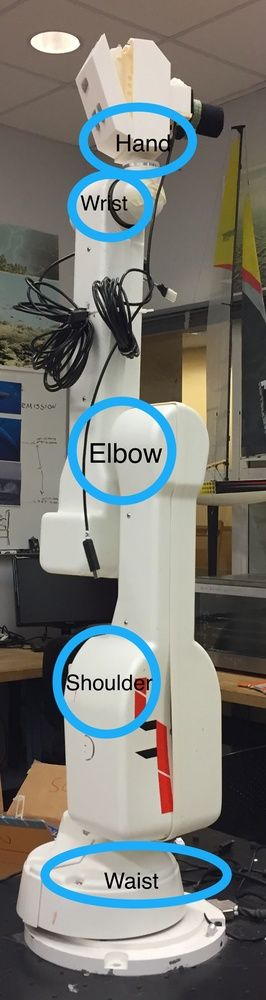
#> input picture _site/assets/images/archive/EdwinJoints.jpeg, 266 x 1000 px, shrunk from 858 x 3231 before the run, given in place of the camera
$ python color_tracking.py
#> lines starting #> are read from the running program, lines starting #| are printed output that depends on the picture; after the words box and inside, x2 and y2 are one past the last pixel; in counts of white or black regions, pixels touching at a corner belong together
import cv2
import numpy as np

cap = cv2.VideoCapture(0)

while(1):

    _, frame = cap.read()
#> frame is the input picture: shape (1000, 266, 3); mean B, G, R 116.8, 121.6, 120


    hsv = cv2.cvtColor(frame, cv2.COLOR_BGR2HSV)
#> hsv: shape (1000, 266, 3); mean H, S, V 45.4, 50.4, 132.1

    lower_blue = np.array([110,50,50])
    upper_blue = np.array([130,255,255])

    lower_green = np.array([40,40,40])
    upper_green = np.array([80,255,255])

    mask_b = cv2.inRange(hsv, lower_blue, upper_blue)
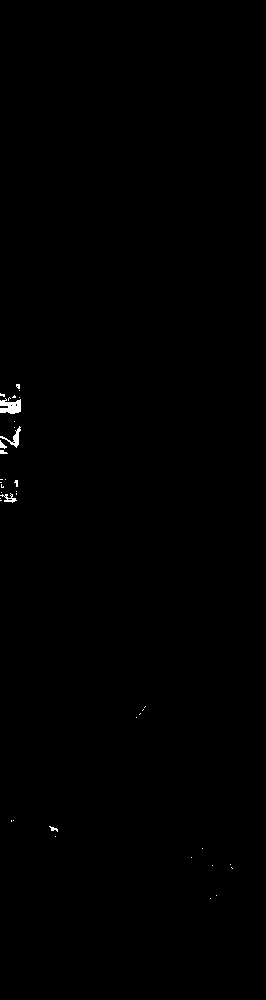
#> mask_b: shape (1000, 266); 0.23% white; 38 white regions (32 under 20 px), largest, box (x1, y1, x2, y2) and area: (0, 398, 21, 414) 236, (0, 426, 21, 448) 121, (0, 493, 17, 503) 65, (0, 440, 7, 449) 31, (49, 826, 58, 832) 25, (0, 450, 8, 454) 23
    mask_g = cv2.inRange(hsv, lower_green, upper_green)
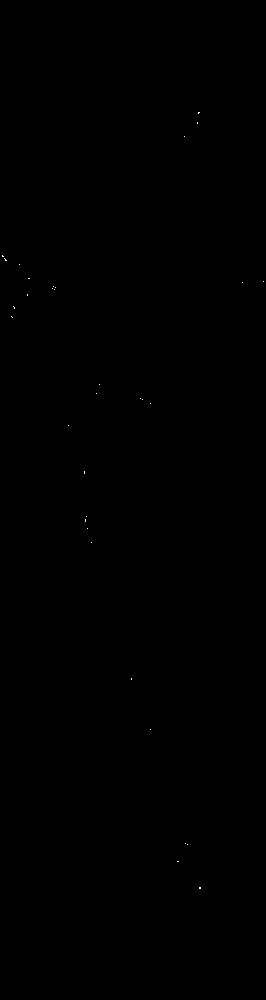
#> mask_g: shape (1000, 266); 0.02% white in thin lines or dots, all inside (x1, y1, x2, y2) = (2, 112, 264, 889)
    mask_t = mask_b + mask_g

    res = cv2.bitwise_and(frame,frame, mask= mask_t)


    cv2.imshow('frame',frame)
    cv2.imshow('mask',mask_t)
    cv2.imshow('res',res)
    k = cv2.waitKey(5) & 0xFF
#> (key Esc is pressed here)
    if k == 27:
        break

cv2.destroyAllWindows()

$ run again, on _site/assets/images/archive/PowerSwitch.jpeg
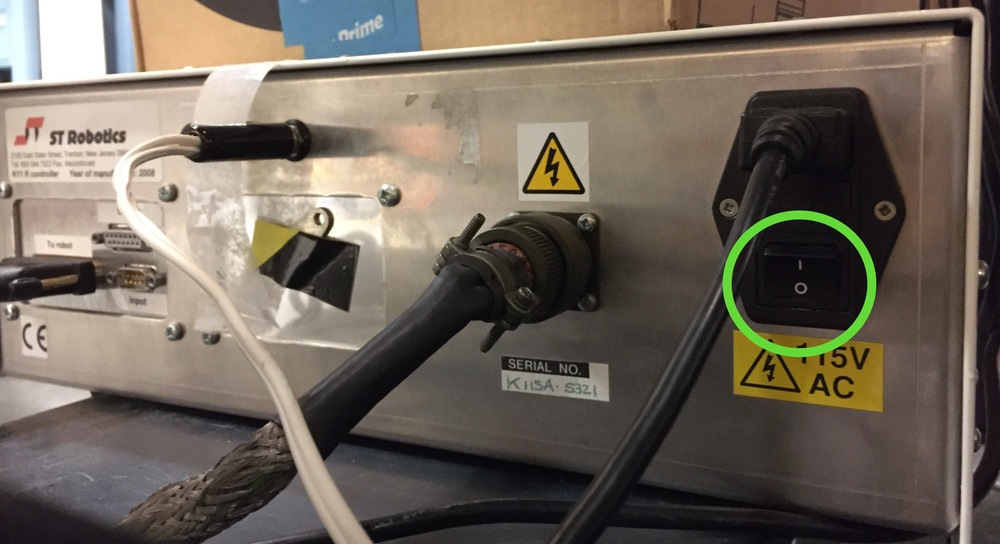
#> input picture _site/assets/images/archive/PowerSwitch.jpeg, 1000 x 544 px, shrunk from 3262 x 1774 before the run, given in place of the camera
#> frame is the input picture: shape (544, 1000, 3); mean B, G, R 90.3, 101.8, 111.2
#> hsv: shape (544, 1000, 3); mean H, S, V 41.6, 55.5, 113.5
#> mask_b: shape (544, 1000); 0.05% white; 12 white regions (11 under 20 px), largest, box (x1, y1, x2, y2) and area: (107, 1, 117, 72) 262
#> `mask_g = cv2.inRange(hsv, lower_green, upper_green)`:
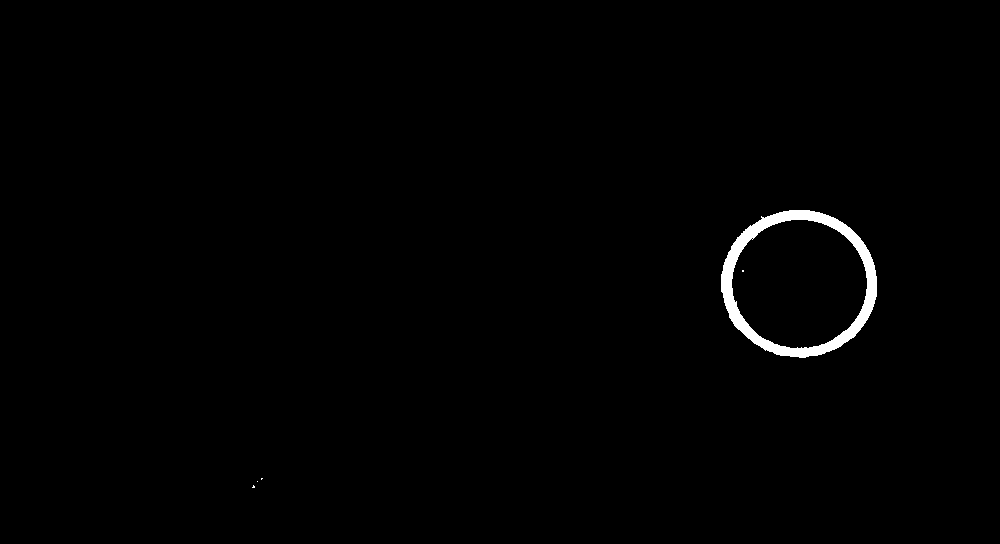
#> mask_g: shape (544, 1000); 0.85% white; 5 white regions (4 under 20 px), largest, box (x1, y1, x2, y2) and area: (721, 210, 877, 358) 4587
#> mask_t: shape (544, 1000); 0.9% white; 17 white regions (15 under 20 px), largest, box (x1, y1, x2, y2) and area: (721, 210, 877, 358) 4587, (107, 1, 117, 72) 262
